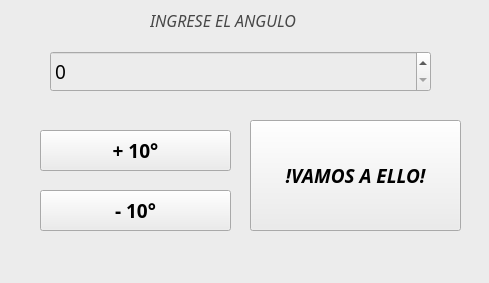
<?xml version="1.0" encoding="UTF-8"?>
<ui version="4.0">
 <class>MainWindow</class>
 <widget class="QMainWindow" name="MainWindow">
  <property name="geometry">
   <rect>
    <x>0</x>
    <y>0</y>
    <width>489</width>
    <height>283</height>
   </rect>
  </property>
  <property name="windowTitle">
   <string>MainWindow</string>
  </property>
  <property name="styleSheet">
   <string notr="true">background-color: rgb(236, 236, 236);</string>
  </property>
  <widget class="QWidget" name="centralwidget">
   <widget class="QLabel" name="label_2">
    <property name="geometry">
     <rect>
      <x>150</x>
      <y>0</y>
      <width>191</width>
      <height>41</height>
     </rect>
    </property>
    <property name="font">
     <font>
      <family>Monotype Corsiva</family>
      <pointsize>12</pointsize>
      <weight>50</weight>
      <italic>true</italic>
      <bold>false</bold>
     </font>
    </property>
    <property name="styleSheet">
     <string notr="true">background-color: rgb(236, 236, 236);
color: rgb(71, 71, 71);</string>
    </property>
    <property name="text">
     <string>INGRESE EL ANGULO</string>
    </property>
   </widget>
   <widget class="QPushButton" name="menosdiez">
    <property name="geometry">
     <rect>
      <x>40</x>
      <y>190</y>
      <width>191</width>
      <height>41</height>
     </rect>
    </property>
    <property name="font">
     <font>
      <family>Lucida Fax</family>
      <pointsize>14</pointsize>
      <weight>75</weight>
      <bold>true</bold>
     </font>
    </property>
    <property name="styleSheet">
     <string notr="true"/>
    </property>
    <property name="text">
     <string>- 10°</string>
    </property>
   </widget>
   <widget class="QPushButton" name="masdiez">
    <property name="geometry">
     <rect>
      <x>40</x>
      <y>130</y>
      <width>191</width>
      <height>41</height>
     </rect>
    </property>
    <property name="font">
     <font>
      <family>Lucida Fax</family>
      <pointsize>14</pointsize>
      <weight>75</weight>
      <italic>false</italic>
      <bold>true</bold>
     </font>
    </property>
    <property name="styleSheet">
     <string notr="true"/>
    </property>
    <property name="text">
     <string>+ 10°</string>
    </property>
   </widget>
   <widget class="QPushButton" name="vamos">
    <property name="geometry">
     <rect>
      <x>250</x>
      <y>120</y>
      <width>211</width>
      <height>111</height>
     </rect>
    </property>
    <property name="font">
     <font>
      <family>Lucida Fax</family>
      <pointsize>14</pointsize>
      <weight>75</weight>
      <italic>true</italic>
      <bold>true</bold>
     </font>
    </property>
    <property name="styleSheet">
     <string notr="true"/>
    </property>
    <property name="text">
     <string>!VAMOS A ELLO!</string>
    </property>
   </widget>
   <widget class="QSpinBox" name="angulo">
    <property name="geometry">
     <rect>
      <x>50</x>
      <y>51</y>
      <width>381</width>
      <height>41</height>
     </rect>
    </property>
    <property name="font">
     <font>
      <family>Poor Richard</family>
      <pointsize>14</pointsize>
     </font>
    </property>
   </widget>
  </widget>
  <widget class="QMenuBar" name="menubar">
   <property name="geometry">
    <rect>
     <x>0</x>
     <y>0</y>
     <width>489</width>
     <height>21</height>
    </rect>
   </property>
  </widget>
  <widget class="QStatusBar" name="statusbar"/>
 </widget>
 <resources/>
 <connections/>
</ui>
